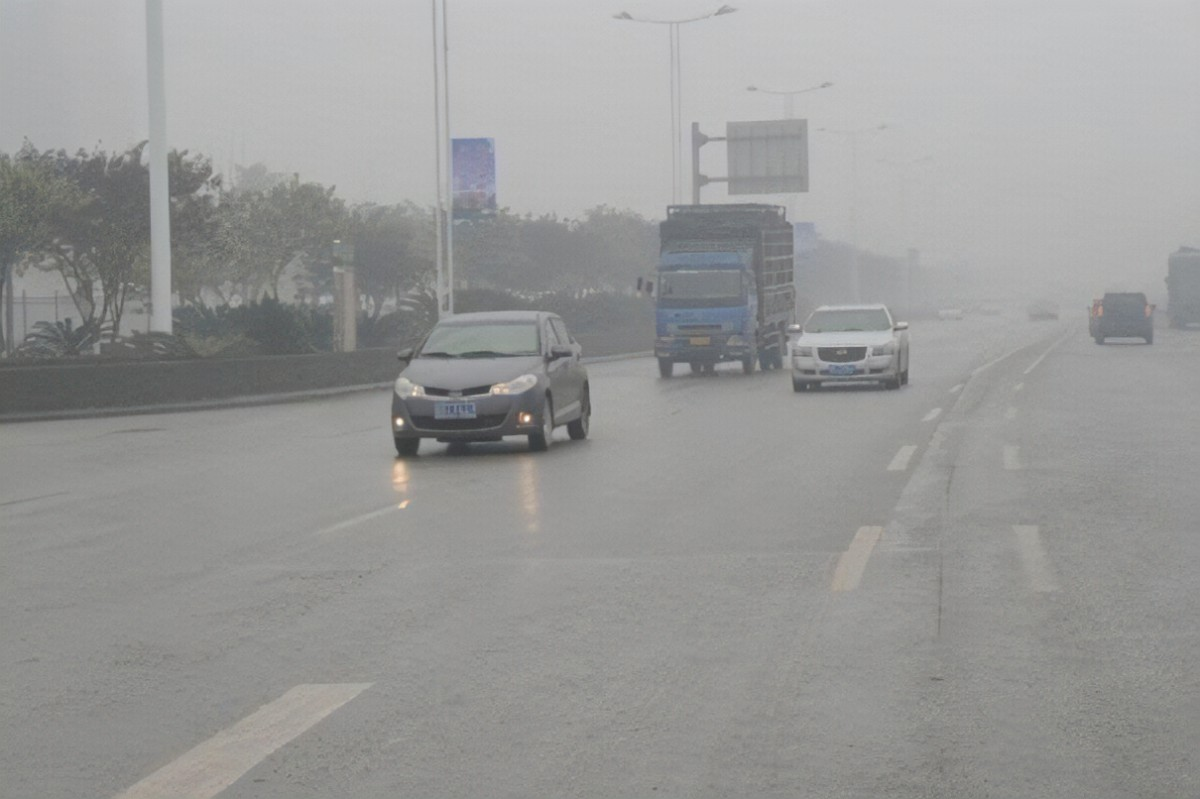
#> input picture yh_cv/data/R-C2.jpeg, 1200 x 799 px
$ python try.py   (older library calls are emulated)
#> lines starting #> are read from the running program, lines starting #| are printed output that depends on the picture
import cv2
import numpy as np
import sys
import copy


def estimating_atmospheric_light(image, dark_channel):
    i = dark_channel.shape
    num_sum = dark_channel.shape[0] * dark_channel.shape[1]
    print("image has " + str(num_sum) + " points")
    num = int(num_sum * 0.001)
    print("0.1% has " + str(num) + " points")

    pixels = []  # 储存全部的像素值
    for i in range(dark_channel.shape[0]):
        for j in range(dark_channel.shape[1]):
            pixels.append(dark_channel[i][j])

    pixels_sorted_id = sorted(range(len(pixels)), key=lambda k: pixels[k])  # 像素值排序，储存升序后的id
    # pixels_sorted = sorted(pixels)
    # print(pixels_sorted)

    value_threshold = pixels[pixels_sorted_id[len(pixels)-num]]
    print("dark channel value >= " + str(value_threshold) + " belong 0.1%")

    max_value = 0
    r = 0
    c = 0
    for i in range(dark_channel.shape[0]):
        for j in range(dark_channel.shape[1]):
            if dark_channel[i][j] > value_threshold:
                value = int(image[i][j][0]) + int(image[i][j][1]) + int(image[i][j][2])
                if value > max_value:
                    max_value = value
                    r = i
                    c = j

    return r, c


def dark_channel(img, size=15):
    r, g, b = cv2.split(img)
    min_img = cv2.min(r, cv2.min(g, b))
    kernel = cv2.getStructuringElement(cv2.MORPH_RECT, (size, size))
    dc_img = cv2.erode(min_img, kernel)

    return dc_img


def guidedFilter(p, i, r, e):
    # 1
    mean_I = cv2.boxFilter(i, cv2.CV_64F, (r, r))
    mean_p = cv2.boxFilter(p, cv2.CV_64F, (r, r))
    corr_I = cv2.boxFilter(i * i, cv2.CV_64F, (r, r))
    corr_Ip = cv2.boxFilter(i * p, cv2.CV_64F, (r, r))
    # 2
    var_I = corr_I - mean_I * mean_I
    cov_Ip = corr_Ip - mean_I * mean_p
    # 3
    a = cov_Ip / (var_I + e)
    b = mean_p - a * mean_I
    # 4
    mean_a = cv2.boxFilter(a, cv2.CV_64F, (r, r))
    mean_b = cv2.boxFilter(b, cv2.CV_64F, (r, r))
    # 5
    q = mean_a * i + mean_b
    return q


def dehaze(image):
    dark_prior = dark_channel(image)

    print(dark_prior.shape)
    a_row, a_col = estimating_atmospheric_light(image, dark_prior)
    cv2.imshow("dark channel of origin", dark_prior)

    A = image[a_row][a_col]
    print("A at: [" + str(a_row) + ", " + str(a_col) + "], value: " + str(A))

    t = image / A
    t_min = dark_channel(t)

    img_gray = cv2.cvtColor(image, cv2.COLOR_BGR2GRAY).astype('float64') / 255
    # t_min = guidedFilter(t_min, img_gray, 225, 0.0001)
    cv2.imshow("transmission", t_min)

    t_x = [[0 for i in range(t_min.shape[1])] for i in range(t_min.shape[0])]
    for i in range(t_min.shape[0]):
        for j in range(t_min.shape[1]):
            t_x[i][j] = 1 - 0.95 * t_min[i][j]

    image_noHaze = copy.copy(image)
    for i in range(image_noHaze.shape[0]):
        for j in range(image_noHaze.shape[1]):
            # [7 lines of commented-out code are left out]
            image_noHaze[i][j][0] = max(min((int(image[i][j][0]) - int(A[0])) / max(0.1, t_x[i][j]) + int(A[0]), 255), 0)
            image_noHaze[i][j][1] = max(min((int(image[i][j][1]) - int(A[1])) / max(0.1, t_x[i][j]) + int(A[1]), 255), 0)
            image_noHaze[i][j][2] = max(min((int(image[i][j][2]) - int(A[2])) / max(0.1, t_x[i][j]) + int(A[2]), 255), 0)

    image_noHaze = np.uint8(image_noHaze)

    return image_noHaze, a_row, a_col


if __name__ == '__main__':
    image_origin = cv2.imread('data/R-C2.jpeg')
#> image_origin is the input picture: shape (799, 1200, 3); mean B, G, R 151.5, 152.6, 152.3
    # image_origin = cv2.resize(image_origin, (600, 600*image_origin.shape[0]//image_origin.shape[1]))[:,:,[2,1,0]]
    image_origin = cv2.resize(image_origin, (600, 600*image_origin.shape[0]//image_origin.shape[1]))
#> image_origin: shape (399, 600, 3)
    print("origin image shape: " + str(image_origin.shape))
#| origin image shape: (399, 600, 3)
    result, row, col = dehaze(image_origin)
#> in dark_channel, `dc_img = cv2.erode(min_img, kernel)`:
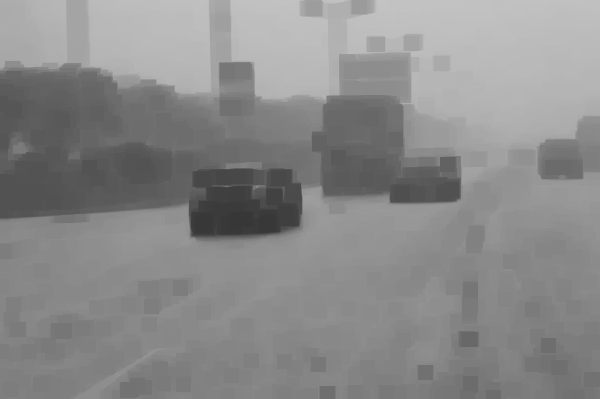
#> dc_img: shape (399, 600); min 55, max 195, mean 138
#| (399, 600)
#| image has 239400 points
#| 0.1% has 239 points
#> after the loop in estimating_atmospheric_light, `for i in range(dark_channel.shape[0]):`: pixels = 239400 items
#> in estimating_atmospheric_light, `value_threshold = pixels[pixels_sorted_id[len(pixels)-num]]`: value_threshold = 194
#| dark channel value >= 194 belong 0.1%
#> after the loop in estimating_atmospheric_light, `for i in range(dark_channel.shape[0]):`: c = 380; max_value = 602; r = 0
#> in dehaze, `a_row, a_col = estimating_atmospheric_light(image, dark_prior)`: a_col = 380
#> in dehaze, `A = image[a_row][a_col]`: A = [202, 200, 200]
#| A at: [0, 380], value: [202 200 200]
#> in dehaze, `t = image / A`:
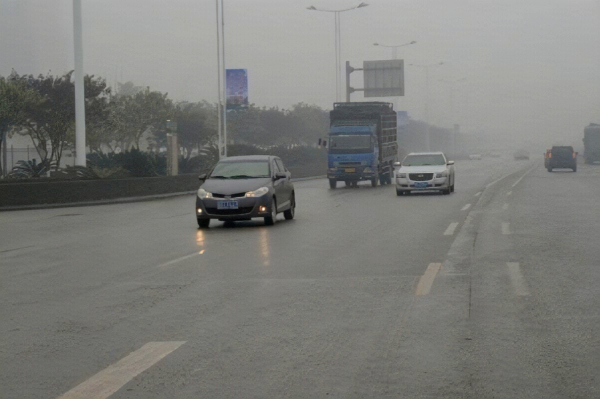
#> t: shape (399, 600, 3) float64; mean B, G, R 0.75, 0.762, 0.761; drawn with min black and max white
#> call 2 of dark_channel, with size = 15
#> in dark_channel (call 2), `r, g, b = cv2.split(img)`:
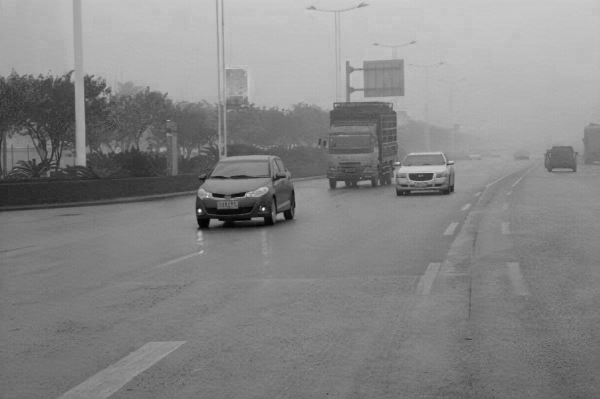
#> r: shape (399, 600) float64; min 0.282, max 1.17, mean 0.75; drawn with min black and max white
#> in dark_channel (call 2), `dc_img = cv2.erode(min_img, kernel)`:
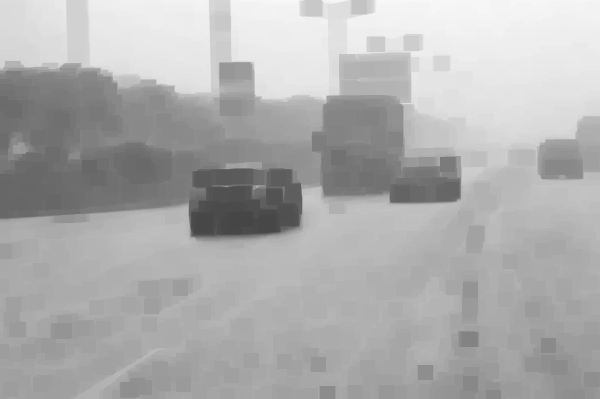
#> dc_img: shape (399, 600) float64; min 0.275, max 0.975, mean 0.685
#> after the loop in dehaze, `for i in range(t_min.shape[0]):`: t_x = 399 items
#> after the loop in dehaze, `for i in range(image_noHaze.shape[0]):`:
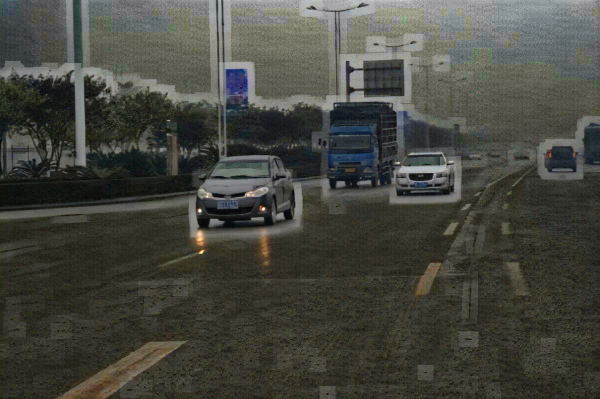
#> image_noHaze: shape (399, 600, 3); mean B, G, R 63.6, 70.8, 70.1
#> row = 0; col = 380

    u = col
#> u = 380
    v = row
#> v = 0
    cv2.circle(image_origin, (u, v), 10, (255, 0, 0), 1)
#> image_origin: shape (399, 600, 3); mean B, G, R 151.4, 152.4, 152.1
    cv2.imshow("origin", image_origin)
    cv2.imshow("result", result)
    cv2.imwrite('defog.jpg', result)

    while True:
        k = cv2.waitKey(1)
#> (key Esc is pressed here)
        if k == 27:  # esc键
            break
    sys.exit(0)
#> (the program exits here)

$ run again, with yh_cv/data/0.jpeg copied over yh_cv/data/R-C2.jpeg
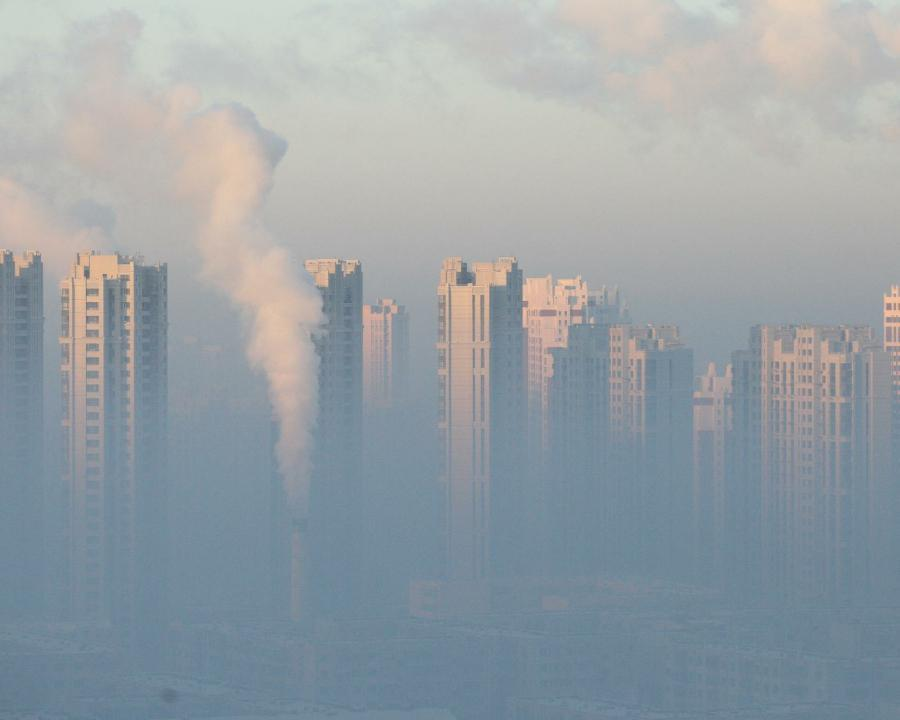
#> input picture yh_cv/data/0.jpeg, 900 x 720 px
#> image_origin is the input picture: shape (720, 900, 3); mean B, G, R 165.6, 160.4, 151.8
#| origin image shape: (480, 600, 3)
#| (480, 600)
#| image has 288000 points
#| 0.1% has 288 points
#> after the loop in estimating_atmospheric_light, `for i in range(dark_channel.shape[0]):`: pixels = 288000 items
#> value_threshold = 204
#| dark channel value >= 204 belong 0.1%
#> after the loop in estimating_atmospheric_light, `for i in range(dark_channel.shape[0]):`: c = 136; max_value = 633; r = 0
#> a_col = 136
#> A = [209, 217, 207]
#| A at: [0, 136], value: [209 217 207]
#> in dark_channel (call 2), `dc_img = cv2.erode(min_img, kernel)`:
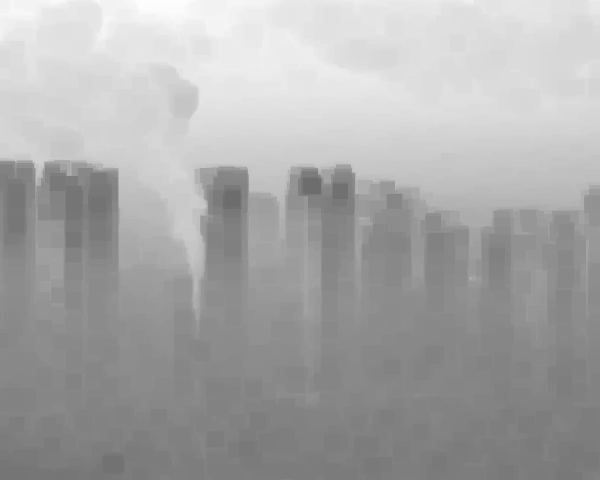
#> dc_img: shape (480, 600) float64; min 0.43, max 0.995, mean 0.664
#> after the loop in dehaze, `for i in range(t_min.shape[0]):`: t_x = 480 items
#> after the loop in dehaze, `for i in range(image_noHaze.shape[0]):`:
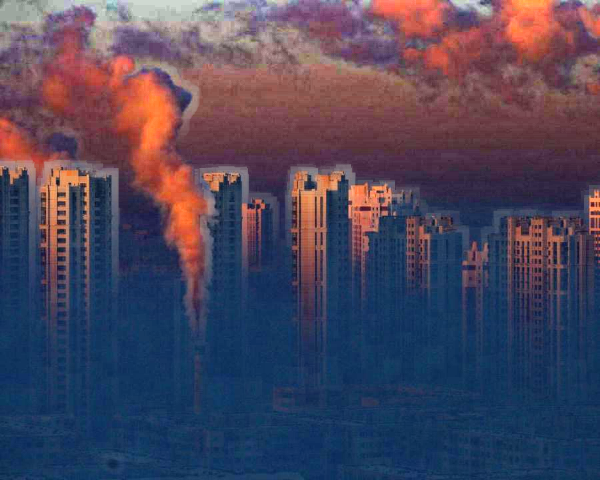
#> image_noHaze: shape (480, 600, 3); mean B, G, R 91.7, 69.4, 76.3
#> row = 0; col = 136
#> v = 0
